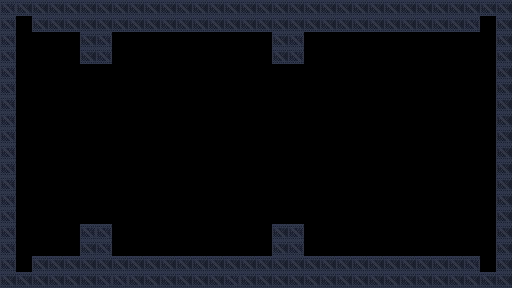

Rendered tile map (Tiled .tmx) drawn with the repository's tilesets; below, a short description and the full map source, tile grids included:
An orthogonal 32x18 tile map with 16x16 px tiles, 2 tile layers (background, details), 2 tilesets and 5 objects (spawn, gravity, movable, goal).

<map version="1.5" tiledversion="1.7.2" orientation="orthogonal" renderorder="right-down" width="32" height="18" tilewidth="16" tileheight="16" infinite="0" nextlayerid="4" nextobjectid="11">
 <properties>
  <property name="history" value="Son of The Tree, you shall return home." />
  <property name="title" value="Long way home" />
 </properties>
 <tileset firstgid="1" source="industrial.v2.tsx" />
 <tileset firstgid="1025" source="Dungeon Sprites.tsx" />
 <layer id="3" name="background" width="32" height="18">
  <data encoding="csv">
0,0,0,0,0,0,0,0,0,0,0,0,0,0,0,0,0,0,0,0,0,0,0,0,0,0,0,0,0,0,0,0,
0,0,0,0,0,0,0,0,0,0,0,0,0,0,0,0,0,0,0,0,0,0,0,0,0,0,0,0,0,0,0,0,
0,0,0,0,0,0,0,0,0,0,0,0,0,0,0,0,0,0,0,0,0,0,0,0,0,0,0,0,0,0,0,0,
0,0,0,0,0,0,0,0,0,0,0,0,0,0,0,0,0,0,0,0,0,0,0,0,0,0,0,0,0,0,0,0,
0,0,0,0,0,0,0,0,0,0,0,0,0,0,0,0,0,0,0,0,0,0,0,0,0,0,0,0,0,0,0,0,
0,0,0,0,0,0,0,0,0,0,0,0,0,0,0,0,0,0,0,0,0,0,0,0,0,0,0,0,0,0,0,0,
0,0,0,0,0,0,0,0,0,0,0,0,0,0,0,0,0,0,0,0,0,0,0,0,0,0,0,0,0,0,0,0,
0,0,0,0,0,0,0,0,0,0,0,0,0,0,0,0,0,0,0,0,0,0,0,0,0,0,0,0,0,0,0,0,
0,0,0,0,0,0,0,0,0,0,0,0,0,0,0,0,0,0,0,0,0,0,0,0,0,0,0,0,0,0,0,0,
0,0,0,0,0,0,0,0,0,0,0,0,0,0,0,0,0,0,0,0,0,0,0,0,0,0,0,0,0,0,0,0,
0,0,0,0,0,0,0,0,0,0,0,0,0,0,0,0,0,0,0,0,0,0,0,0,0,0,0,0,0,0,0,0,
0,0,0,0,0,0,0,0,0,0,0,0,0,0,0,0,0,0,0,0,0,0,0,0,0,0,0,0,0,0,0,0,
0,0,0,0,0,0,0,0,0,0,0,0,0,0,0,0,0,0,0,0,0,0,0,0,0,0,0,0,0,0,0,0,
0,0,0,0,0,0,0,0,0,0,0,0,0,0,0,0,0,0,0,0,0,0,0,0,0,0,0,0,0,0,0,0,
0,0,0,0,0,0,0,0,0,0,0,0,0,0,0,0,0,0,0,0,0,0,0,0,0,0,0,0,0,0,0,0,
0,0,0,0,0,0,0,0,0,0,0,0,0,0,0,0,0,0,0,0,0,0,0,0,0,0,0,0,0,0,0,0,
0,0,0,0,0,0,0,0,0,0,0,0,0,0,0,0,0,0,0,0,0,0,0,0,0,0,0,0,0,0,0,0,
0,0,0,0,0,0,0,0,0,0,0,0,0,0,0,0,0,0,0,0,0,0,0,0,0,0,0,0,0,0,0,0
</data>
 </layer>
 <layer id="1" name="details" width="32" height="18">
  <properties>
   <property name="physics" type="bool" value="true" />
  </properties>
  <data encoding="csv">
54,20,20,20,20,20,20,20,20,20,20,20,20,20,20,20,20,20,20,20,20,20,20,20,20,20,20,20,20,20,20,20,
54,0,20,20,20,20,20,20,20,20,20,20,20,20,20,20,20,20,20,20,20,20,20,20,20,20,20,20,20,54,0,20,
54,0,0,0,0,20,54,0,0,0,0,0,0,0,0,0,0,20,54,0,0,0,0,0,0,0,0,0,0,0,0,20,
54,0,0,0,0,20,54,0,0,0,0,0,0,0,0,0,0,20,54,0,0,0,0,0,0,0,0,0,0,0,0,20,
54,0,0,0,0,0,0,0,0,0,0,0,0,0,0,0,0,0,0,0,0,0,0,0,0,0,0,0,0,0,0,20,
54,0,0,0,0,0,0,0,0,0,0,0,0,0,0,0,0,0,0,0,0,0,0,0,0,0,0,0,0,0,0,20,
54,0,0,0,0,0,0,0,0,0,0,0,0,0,0,0,0,0,0,0,0,0,0,0,0,0,0,0,0,0,0,20,
54,0,0,0,0,0,0,0,0,0,0,0,0,0,0,0,0,0,0,0,0,0,0,0,0,0,0,0,0,0,0,20,
54,0,0,0,0,0,0,0,0,0,0,0,0,0,0,0,0,0,0,0,0,0,0,0,0,0,0,0,0,0,0,20,
54,0,0,0,0,0,0,0,0,0,0,0,0,0,0,0,0,0,0,0,0,0,0,0,0,0,0,0,0,0,0,20,
54,0,0,0,0,0,0,0,0,0,0,0,0,0,0,0,0,0,0,0,0,0,0,0,0,0,0,0,0,0,0,20,
54,0,0,0,0,0,0,0,0,0,0,0,0,0,0,0,0,0,0,0,0,0,0,0,0,0,0,0,0,0,0,20,
54,0,0,0,0,0,0,0,0,0,0,0,0,0,0,0,0,0,0,0,0,0,0,0,0,0,0,0,0,0,0,20,
54,0,0,0,0,0,0,0,0,0,0,0,0,0,0,0,0,0,0,0,0,0,0,0,0,0,0,0,0,0,0,20,
54,0,0,0,0,54,54,0,0,0,0,0,0,0,0,0,0,20,54,0,0,0,0,0,0,0,0,0,0,0,0,20,
54,0,0,0,0,20,54,0,0,0,0,0,0,0,0,0,0,20,54,0,0,0,0,0,0,0,0,0,0,0,0,20,
54,0,20,20,20,20,20,20,20,20,20,20,20,20,20,20,20,20,20,20,20,20,20,20,20,20,20,20,20,54,0,20,
20,20,20,20,20,20,54,54,20,20,20,20,20,20,54,20,20,20,20,20,20,20,20,20,20,20,20,20,20,20,20,20
</data>
 </layer>
 <objectgroup id="2" name="objects">
  <object id="2" name="spawn" gid="513" x="48" y="152" width="16" height="16" />
  <object id="5" name="gravity" gid="526" x="408.5" y="151.833" width="16" height="16" />
  <object id="6" name="movable" x="176" y="64">
   <polyline points="0,0 0.5,160" />
  </object>
  <object id="7" x="356" y="88" width="123.5" height="40">
   <text fontfamily="MS Shell Dlg 2" wrap="1" halign="center" valign="center">Touch to activate the gravity field</text>
  </object>
  <object id="10" name="goal" gid="1158" x="280" y="152" width="16" height="16" />
 </objectgroup>
</map>
